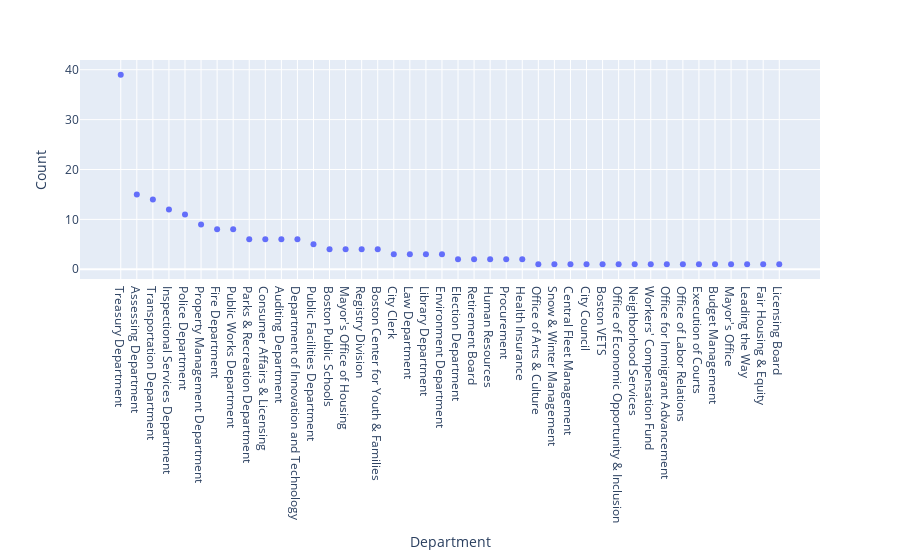

This figure's notebook cell:
### Code cell
# Count of Department
department_values = df['Department'].value_counts().reset_index()
department_values.columns = ['Department', 'Count']
px.scatter(department_values, x='Department', y='Count')

### Figure 1 — Plotly figure (JSON) as saved in the notebook; plotly's stock layout.template omitted (floating-point values rounded to 4 significant figures)
{"data": [{"hovertemplate": "Department=%{x}<br>Count=%{y}<extra></extra>", "legendgroup": "", "marker": {"color": "#636efa", "symbol": "circle"}, "mode": "markers", "name": "", "orientation": "v", "showlegend": false, "type": "scatter", "x": ["Treasury Department", "Assessing Department", "Transportation Department", "Inspectional Services Department", "Police Department", "Property Management Department", "Fire Department", "Public Works Department", "Parks & Recreation Department", "Consumer Affairs & Licensing", "Auditing Department", "Department of Innovation and Technology", "Public Facilities Department", "Boston Public Schools", "Mayor's Office of Housing", "Registry Division", "Boston Center for Youth & Families", "City Clerk", "Law Department", "Library Department", "Environment Department", "Election Department", "Retirement Board", "Human Resources", "Procurement", "Health Insurance", "Office of Arts & Culture", "Snow & Winter Management", "Central Fleet Management", "City Council", "Boston VETS", "Office of Economic Opportunity & Inclusion", "Neighborhood Services", "Workers' Compensation Fund", "Office for Immigrant Advancement", "Office of Labor Relations", "Execution of Courts", "Budget Management", "Mayor's Office", "Leading the Way", "Fair Housing & Equity", "Licensing Board"], "xaxis": "x", "y": [39, 15, 14, 12, 11, 9, 8, 8, 6, 6, 6, 6, 5, 4, 4, 4, 4, 3, 3, 3, 3, 2, 2, 2, 2, 2, 1, 1, 1, 1, 1, 1, 1, 1, 1, 1, 1, 1, 1, 1, 1, 1], "yaxis": "y"}], "layout": {"legend": {"tracegroupgap": 0}, "margin": {"t": 60}, "xaxis": {"anchor": "y", "domain": [0, 1], "title": {"text": "Department"}}, "yaxis": {"anchor": "x", "domain": [0, 1], "title": {"text": "Count"}}}}
